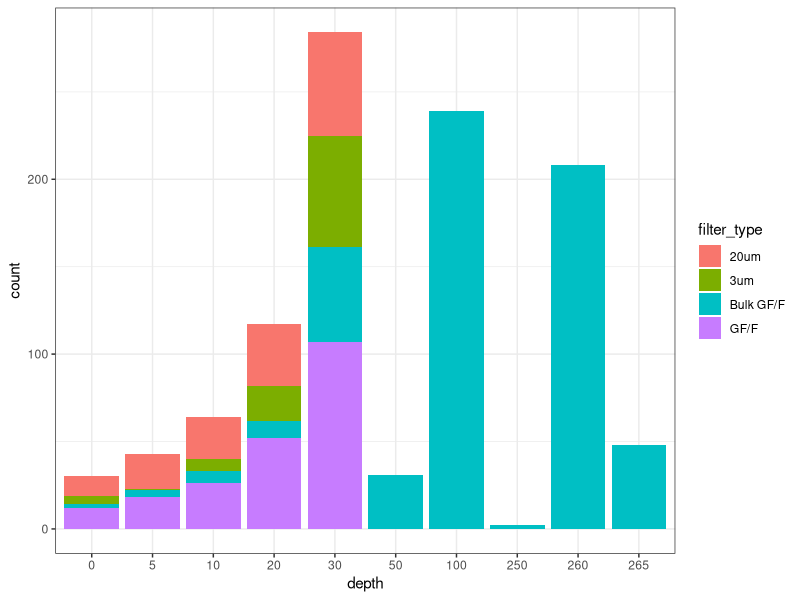
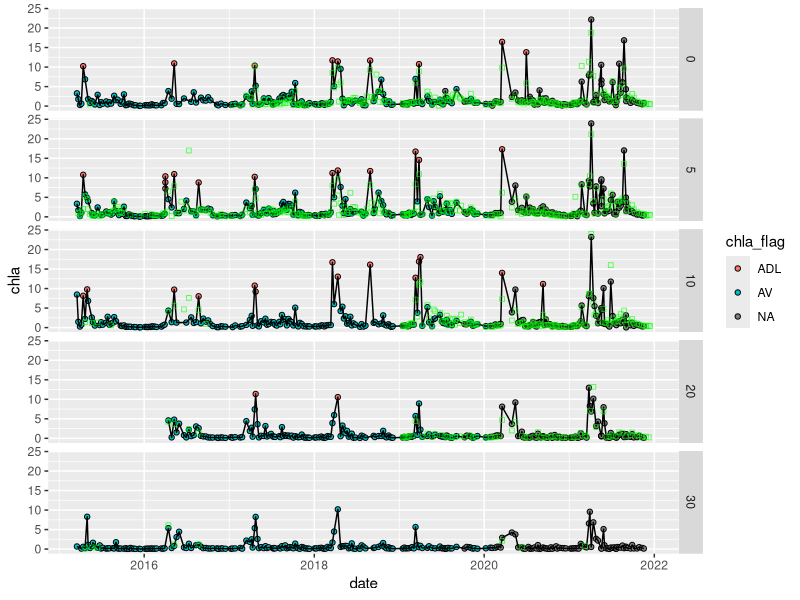
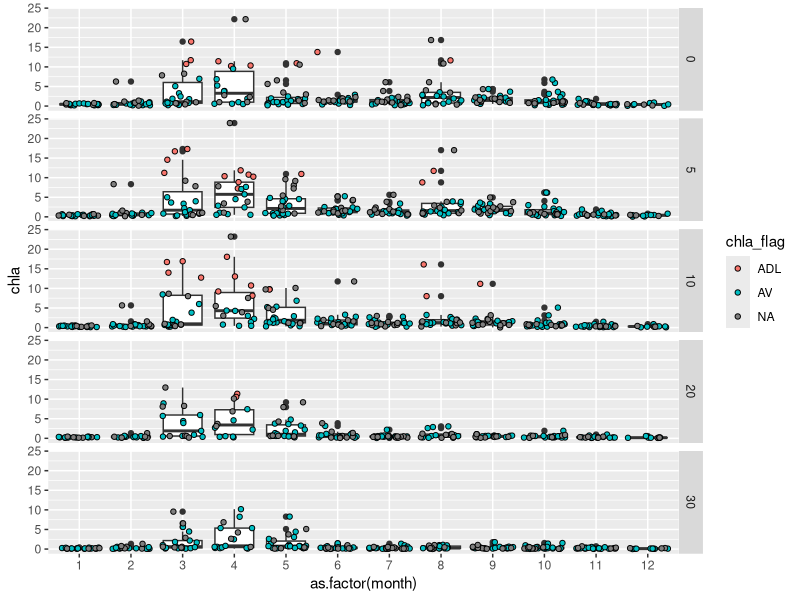
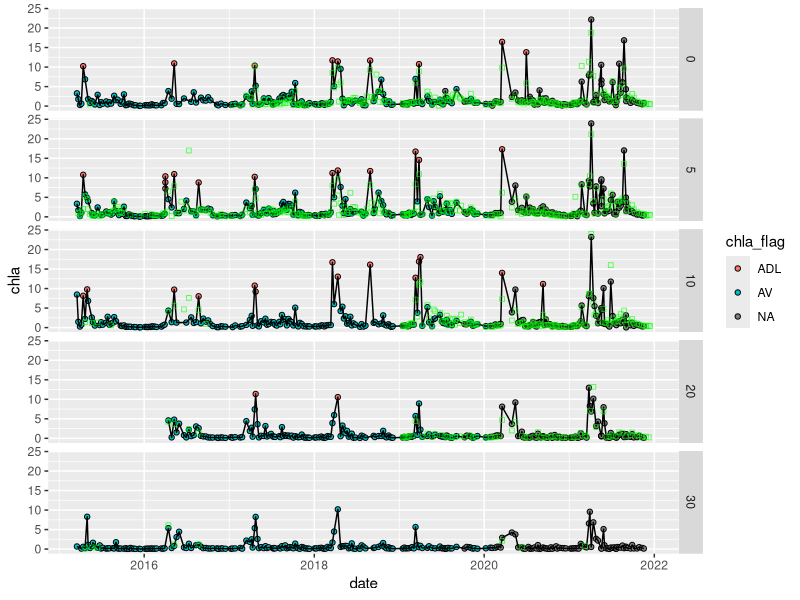

Write R code to recreate these figures, in order. (Note: this script raises an error after producing the figures.)
## ---- chunk 1
#Upload packages
library(tidyverse)
library(here)
library(patchwork)
library(readxl)
## ---- chunk 2
#Upload chl dataset - entire dataset downloaded from the portal on 2022-01-04
chl <- read_csv(here("files", "qu39_2022-07-06.csv"))

#Upload HPLC data
hplc <- read_csv(here("files", "qu39_hplc_2022-07-06.csv"))

#Upload CTD data
# ctd <- read_excel(here("files", "qcs01-2022-04-20_ctd.xlsx"),
#                       sheet = "Data")

#Upload CTD metadata from drops sheet in portal excel download
# ctd_meta <- read_excel(here("files",  "qcs01-2022-04-20_ctd.xlsx"),
#                       sheet = "Drops")

## ---- chunk 3
#Selecting relevant columns
chl <- chl %>% 
  select(date, site_id, survey, line_out_depth, collected, analyzed, hakai_id, 
         calibration:calibration_slope, filter_type, before_acid, after_acid,
         acid_flag, dilution_factor, chla, chla_flag, phaeo, phaeo_flag) 

#Adding month column
chl <- chl %>% 
  mutate(month = lubridate::month(date)) %>% 
  relocate(month, .after = date)

#Creating duplicate and acid ratio columns
chl <- chl %>% 
  group_by(collected, site_id, line_out_depth, filter_type) %>% 
  mutate(rep = n()) %>%
  ungroup() %>% 
  group_by(hakai_id) %>% 
  mutate(rep_id = n()) %>% 
  ungroup() %>% 
  mutate(acid_ratio = before_acid/after_acid)

#Pulling out duplicates - alot. Some have different Hakai IDs, but have same metadata with one being analyzed and the other not - I think DFO crosse comparison samples.
check_dup <- chl %>% 
  filter(rep > 1)

#these are the samples with duplicate hakai IDs. These are the bigger problem
check_dup_id <- chl %>% 
  filter(rep_id > 1)

## ---- chunk 4
#Wrangling hplc dataset

#Selecting important columns and limiting to records with results
hplc <- hplc %>% 
  filter(!is.na(all_chl_a)) %>% 
  select(date, collected, line_out_depth, all_chl_a)
## ---- chunk 5
#Wrangling CTD profiles data

#Reduce columns, rename to workable name for queries and join drop metadata to drop data
# ctd <- ctd %>%
#   left_join(ctd_meta, by = "Cast PK") %>% 
#   mutate(date = lubridate::date(`Measurement time`)) %>%
#   mutate(year = lubridate::year(`Measurement time`)) %>%
#   select(castpk = `Cast PK`, ctdNum = `CTD serial number`, 
#          ctdFirm = `CTD firmware version`, station = Station.x, lat = Latitude,
#          long = Longitude, time = `Measurement time`, date, year,
#          dep = `Depth (m)`, pres = `Pressure (dbar)`,
#          flu = `Fluorometry Chlorophyll (ug/L)`)

#checking if there are duplicated CTD cast - looks like all single casts
# check_ctd_dup <- ctd %>% 
#   distinct(castpk, date) %>% 
#   group_by(date) %>% 
#   summarise(n_cast = n()) %>% 
#   ungroup()

#checking min/max ctd cast depths for each castPK - All start at 1 and all deeper than 100
# check_ctd_depth <- ctd %>% 
#   group_by(castpk) %>% 
#   summarise(min_dep = min(pres),
#             max_dep = max(pres)) %>% 
#   ungroup()

#Three different CTDs used. 
# check_ctd_inst <- ctd %>% 
#   distinct(ctdNum)
## ---- chunk 6
#Diagnostic checks

#Depth check - where were samples collected - only bulk collected at 100 and 115m.
check_depth <- chl %>% 
  distinct(line_out_depth, filter_type)

#Looking at calibrations applied to data - doesn't look like recent calibrations have been applied - what's the newest data uploaded -  it should have the new information
check_cali <- chl %>% 
  distinct(calibration, acid_ratio_correction_factor, acid_coefficient,
           calibration_slope)

#Looking for negative values - lots - most are flagged already. Some interesting things to look for here.
check_neg <- chl %>% 
  filter(chla < 0 | phaeo < 0)

#There are lots and I need to investigate this.
check_na <- chl %>% 
  filter(is.na(chla) | is.na(phaeo))

#Checking if there are any pre-existing flags - huge amount of samples flagged. I went through these pretty carefully and they should be pretty good. 4 samples with NA Chl flags and SVD phaeo flags.
check_flag <- chl %>% 
  filter(!is.na(chla_flag) | !is.na(phaeo_flag))

#Checking acid flag - sometimes the crew flags suspect data here rather than directly applying flags
#Currently 20 records from a single day where the chlorophyll blanks were higher than usual.
check_acid_flag <- chl %>% 
  filter(!is.na(acid_flag))

#Looking for filters with low acid ratios -  quite a few for data that hasn't been flagged yet.
check_ar <- chl %>% 
  filter(acid_ratio < 1.2)

#Plotting depths with low acid ratio - all bulk samples from > 100m (expected) 
check_ar %>% 
  ggplot(aes(x = as.factor(line_out_depth), fill = filter_type)) +
  geom_bar(stat = "count", position = "stack") +
  labs(x = "depth",
       y = "count") +
  theme_bw()


## ---- chunk 7
#checking samples that were diluted. Need to determine when we started doing this.

check_dilution <- chl %>% 
  filter(dilution_factor > 1)

#Looking at samples that haven't been qc'd that have raw values above instrument threshold - good sign, only 1 and not above threshold.
check_adl <- chl %>% 
  filter(!is.na(analyzed) & is.na(chla_flag) & before_acid > 600000)
## ---- chunk 8
#Pulling out all samples that haven't been QC'd -  for now removing samples that were not analyzed post 2022 on the new module. 
chl_qc <- chl %>% 
  filter(!is.na(analyzed) & analyzed < "2022-01-01" & 
           (is.na(chla_flag) | chla_flag == "AV" | chla_flag == "ADL"))

#Pulling out all QC'd data
chl_av <- chl %>% 
  filter(chla_flag == "AV")

## ---- chunk 9
#Investigating bulk data for errors

#Pulling out the bulk filters
chl_bulk <- chl_qc %>% 
  filter(filter_type == "Bulk GF/F")

#Making a column showing if there are replicated filters.
chl_bulk <- chl_bulk %>% 
  group_by(date, line_out_depth) %>% 
  mutate(dup_day = n()) %>%
  ungroup() %>% 
  group_by(collected, line_out_depth) %>% 
  mutate(dup_sample = n()) %>%
  ungroup() %>% 
  group_by(hakai_id) %>% 
  mutate(dup_id = n()) %>%
  ungroup()

#Querying duplicated bulk records. 0.
check_bulk_dup_day <- chl_bulk %>% 
  filter(dup_day > 1)

check_bulk_dup_samp <- chl_bulk %>% 
  filter(dup_sample > 1)

check_bulk_dup_id <- chl_bulk %>% 
  filter(dup_id > 1)

#So lots of duplicates where multiple programs went out on a single day, but only one sample that is an exact replicate/duplicate

#Filtering out any duplicated
# chl_bulk <- chl_bulk %>% 
#   filter(filt_num == 1)

#The bulk data looks good.
## ---- chunk 10
#Looking at bulk data - timeseries
chl_bulk %>%
  filter(line_out_depth < 50) %>% 
  ggplot(aes(x = date, y = chla)) +
  geom_point(aes(fill = chla_flag), pch = 21) +
  geom_line() +
  geom_point(data = hplc, aes(x = date, y = all_chl_a), pch = 22, color = "green",
             alpha = 0.6) +
  facet_grid(line_out_depth ~ .)

#Should add HPLC and fluorescence to this and print for viewing.
ggsave(here("figures_qc", "timeseries_qu39_bulk.png"),
        width = 16, height = 12, dpi = 300)
## ---- chunk 11
#Looking at bulk data - box plot - sort of cool, but hard to see. Maybe if I print it would be better.
chl_bulk %>%
  filter(line_out_depth < 50) %>% 
  ggplot(aes(x = as.factor(month), y = chla)) +
  geom_boxplot() +
  geom_jitter(aes(fill = chla_flag), pch = 21) +
  facet_grid(line_out_depth ~ .)

## ---- chunk 12
#Investigating size-fractionated data for errors.

#Calculating the number of filters for each size-fraction set
chl_sf <- chl %>% 
  filter(!filter_type == "Bulk GF/F") %>%
  filter(!is.na(chla)) %>% 
  group_by(collected, line_out_depth) %>% 
  mutate(filt_num = n()) %>% 
  ungroup()

#Looking for size fraction sets that have less than 3 filters - 8 observations, 4 sets of two (aligns with 4 NAS)
check_sf_low <- chl_sf %>% 
  filter(filt_num < 3)

#Looking at size fraction sets that have more than 3 filters. 0.
check_sf_high <- chl_sf %>% 
  filter(filt_num > 3)

#Subsetting where there are 3 size-fractionated filters. 
chl_sf <- chl_sf %>% 
  filter(filt_num == 3)

#Querying replicated filter types within a set - capturing where 3 filters, but two are replicated. 0.
check_sf_dup <- chl_sf %>% 
  group_by(collected, line_out_depth, filter_type) %>% 
  mutate(filt_unique = n()) %>% 
  ungroup() %>% 
  filter(filt_unique > 1)

#The size-fractionated data looks good.
## ---- chunk 13
#Calculating the size-fractionated sum for comparison with the bulk
chl_sf_sum <- chl_sf %>% 
  group_by(collected, line_out_depth) %>% 
  mutate(sf_sum = sum(chla)) %>% 
  ungroup() %>% 
  distinct(collected, line_out_depth, sf_sum, .keep_all = TRUE) %>% 
  select(collected, line_out_depth, sf_sum)

#Removing deep bulk samples for joining with the SF sum.

#Merging with the size-fractionated data for comparison.
chl_comp <- chl_bulk %>%
  select(date, collected, line_out_depth, bulk_chla = chla) %>% 
  filter(line_out_depth < 99) %>% 
  left_join(chl_sf_sum)

#Looking why there are NAs in join. All from where SF did not have 3 filters in set.
check_comp_na <- chl_comp %>% 
  filter(is.na(bulk_chla) | is.na(sf_sum))

#Now joining with hplc
chl_comp <- chl_comp %>% 
  left_join(hplc)

#Now joining with CTD fluorescence.

#First altering CTD file to make it comparable to the bottle data, which includes changing 1m pressure to 0m depth for joining with surface bottle data.
ctd_join <- ctd %>% 
  select(date, ctdNum, line_out_depth = pres, flu) %>% 
  mutate(line_out_depth = case_when(line_out_depth == 1 ~ 0,
                           TRUE ~ as.numeric(line_out_depth)))

chl_comp <- chl_comp %>% 
  left_join(ctd_join)

#Filter comparison looks good
## ---- chunk 14
#Plotting scatter of bulk versus SF sum concentrations

chl_comp %>% 
  ggplot(aes(x = bulk_chla, y = sf_sum)) + 
  geom_point(aes(fill = as.factor(line_out_depth)), pch = 21, size = 3) +
  geom_abline(slope = 1, intercept = 0) +
  geom_smooth(method = "lm", color = "black") +
  ggpubr::stat_cor(aes(label = ..rr.label..), label.y = 9, size = 8) +
  ggpubr::stat_regline_equation(label.y = 10, size = 8) +
  labs(x = "Bulk Chla (ug/L)",
       y = "SF-Sum Chla (ug/L)",
       fill = "Depth") +
  xlim(0, 10) + #Make sure to check data range and change these limits to include all data
  ylim(0, 10) +
  theme_bw()

#Comparison of bulk and SF sum looks normal. SF underestimates bulk, notably at high concentrations.
## ---- chunk 15
#Plotting scatter of bulk versus CTD fluorescence

chl_comp %>% 
  ggplot(aes(x = bulk_chla, y = flu)) + 
  geom_point(aes(fill = as.factor(line_out_depth)), pch = 21, size = 3) +
  geom_abline(slope = 1, intercept = 0) +
  geom_smooth(method = "lm", color = "black") +
  ggpubr::stat_cor(aes(label = ..rr.label..), label.y = 9, size = 8) +
  ggpubr::stat_regline_equation(label.y = 10, size = 8) +
  labs(x = "Bulk Chla (ug/L)",
       y = "CTD Fluor. (ug/L)",
       fill = "Depth") +
  xlim(0, 10) + #Make sure to check data range and change these limits to include all data
  ylim(0, 10) +
  theme_bw()

#Very interesting trends - CTD fluorescence is much lower than Bulk chlorophyll?
## ---- chunk 16
#Plotting scatter of bulk versus CTD fluorescence - without surface samples

chl_comp %>% 
  filter(!line_out_depth == 0) %>% 
  ggplot(aes(x = bulk_chla, y = flu)) + 
  geom_point(aes(fill = as.factor(line_out_depth)), pch = 21, size = 3) +
  geom_abline(slope = 1, intercept = 0) +
  geom_smooth(method = "lm", color = "black") +
  ggpubr::stat_cor(aes(label = ..rr.label..), label.y = 9, size = 8) +
  ggpubr::stat_regline_equation(label.y = 10, size = 8) +
  labs(x = "Bulk Chla (ug/L)",
       y = "CTD Fluor. (ug/L)",
       fill = "Depth") +
  xlim(0, 10) + #Make sure to check data range and change these limits to include all data
  ylim(0, 10) +
  theme_bw()

#Very interesting trends - CTD fluorescence is much lower than bulk Chl (even with surface removed). Why?
## ---- chunk 17
#Plotting scatter of bulk versus CTD fluorescence - colors represent instrument number

chl_comp %>% 
  filter(!line_out_depth == 0) %>% 
  ggplot(aes(x = bulk_chla, y = flu)) + 
  geom_point(aes(fill = as.factor(ctdNum)), pch = 21, size = 3) +
  geom_abline(slope = 1, intercept = 0) +
  geom_smooth(method = "lm", color = "black") +
  ggpubr::stat_cor(aes(label = ..rr.label..), label.y = 9, size = 8) +
  ggpubr::stat_regline_equation(label.y = 10, size = 8) +
  labs(x = "Bulk Chla (ug/L)",
       y = "CTD Fluor. (ug/L)",
       fill = "Depth") +
  xlim(0, 10) + #Make sure to check data range and change these limits to include all data
  ylim(0, 10) +
  theme_bw()

#Very interesting trends - CTD fluorescence is much lower than bulk Chl (even with surface removed). Why?
## ---- chunk 18
#Plotting scatter of bulk versus HPLC - only at single depth

chl_comp %>% 
  ggplot(aes(x = bulk_chla, y = all_chl_a)) + 
  geom_point(aes(fill = as.factor(line_out_depth)), pch = 21, size = 3) +
  geom_abline(slope = 1, intercept = 0) +
  geom_smooth(method = "lm", color = "black") +
  ggpubr::stat_cor(aes(label = ..rr.label..), label.y = 9, size = 8) +
  ggpubr::stat_regline_equation(label.y = 10, size = 8) +
  labs(x = "Bulk Chla (ug/L)",
       y = "HPLC TChla Chla (ug/L)",
       fill = "Depth") +
  xlim(0, 10) + #Make sure to check data range and change these limits to include all data
  ylim(0, 10) +
  theme_bw()

#HPLC All Chla is less than half of Bulk Chla. Still don't know what to make of this, but at least strongly correlated.
## ---- chunk 19
#Plotting scatter of HPLC TChla vs Fluorescence.

chl_comp %>% 
  ggplot(aes(x = all_chl_a, y = flu)) + 
  geom_point(aes(fill = as.factor(line_out_depth)), pch = 21, size = 3) +
  geom_abline(slope = 1, intercept = 0) +
  geom_smooth(method = "lm", color = "black") +
  ggpubr::stat_cor(aes(label = ..rr.label..), label.y = 9, size = 8) +
  ggpubr::stat_regline_equation(label.y = 10, size = 8) +
  labs(x = "HPLC TChla Chla (ug/L)",
       y = "CTD Fluor. (ug/L)",
       fill = "Depth") +
  xlim(0, 10) + #Make sure to check data range and change these limits to include all data
  ylim(0, 10) +
  theme_bw()


## ---- chunk 20
#Making a time-series plot of bulk chlorophyll separated by depth and colored by acid ratio.

chl %>%
  filter(line_out_depth < 50 &
           filter_type == "Bulk GF/F") %>% 
  ggplot(aes(x = date, y = chla)) + 
  geom_point(aes(fill = acid_ratio), pch = 21, size = 3) + 
  geom_line() + 
  facet_grid(line_out_depth ~ ., scales = "free_y") +
  labs(y = "Bulk Chla (ug/L)",
       fill = "AR") +
  theme_bw() +
  theme(text = element_text(size = 25),
        axis.text = element_text(colour = "black"),
        axis.title.x = element_blank())

# ggsave(here("figures_qc", "QC_bulk_qu39_depth_TS.png"), 
#        width = 16, height = 12, dpi=300)
## ---- chunk 21
#Plot timeseries of stacked size fractions. 
## ---- chunk 22
#Exporting Bulk chlorophyll data for Kush
chl_export <- chl_comp %>% 
  select(date, collected, line_out_depth, bulk_chla)


write_csv(chl_export, here("outputs", "bulk_fluorometric_chla.csv"))
